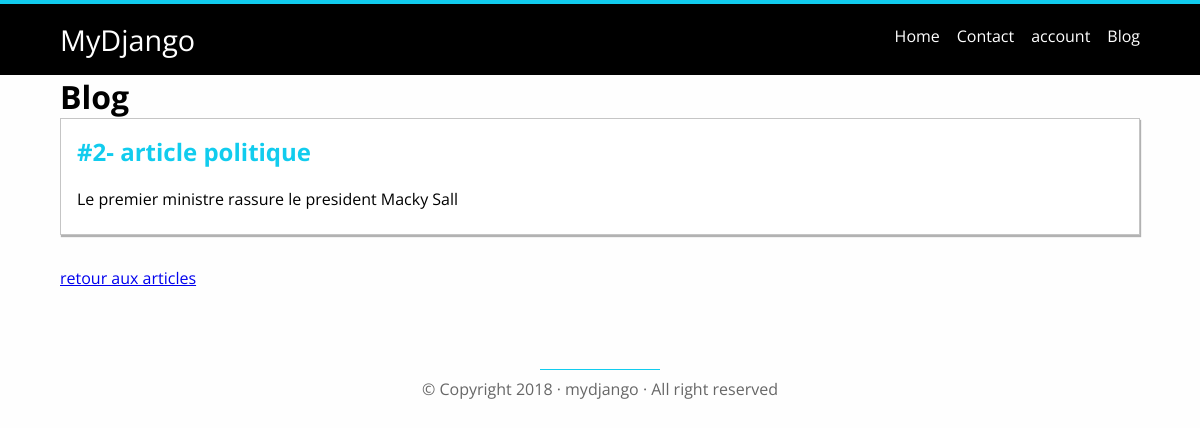
Screenshot of /blog/article/2 with the database file from the repository.
### blog/models.py (models this page shows, shortened)
class TimespamtedModel(models.Model):
    created_at=models.DateTimeField(auto_now_add=True)
    updated_at=models.DateTimeField(auto_now=True)
    class Meta:
        abstract = True

class Article(TimespamtedModel):
    title=models.CharField(max_length=255)
    body=models.TextField()

### blog/views.py (the view)
# urls.py: re_path('article/(?P<id>[0-9]+)', views.show, name='show'),
def show(request, id):
    article=get_object_or_404(Article, pk=id)
    return render(request, 'blog/show.html', {'articles':article})

### blog/templates/blog/show.html
 {% extends 'blog/base.html' %} {% block title %}show{% endblock %} {% block body %}
<article>
    <h1 class="title">#{{articles.id}}- {{articles.title}}</h1>
    <p class="content">{{articles.body}}</p>
</article>
<p>
    <a href="{% url 'blog:index' %}"> retour aux articles</a>
</p>
{% endblock %}

### static/css/styles.css (style rules this page uses)
body { font-family: 'Open Sans', Arial, Helvetica, sans-serif; background-color: #fefefe; }
* { margin: 0; padding: 0; }

### blog/static/blog/css/styles.css (style rules this page uses)
article { background-color: #fff; border: 1px solid #c5c5c5; margin-bottom: 2em; padding: 1em; box-shadow: 1px 2px 1px rgba(0, 0, 0, 0.3) }
article .title { display: inline-block; color: #1ce; margin-bottom: 0.5em; }
article .content { padding: 0.5em 0; }

### rows the page displays
Article: id "2", title "article politique", body "Le premier ministre rassure le president Macky Sall"
